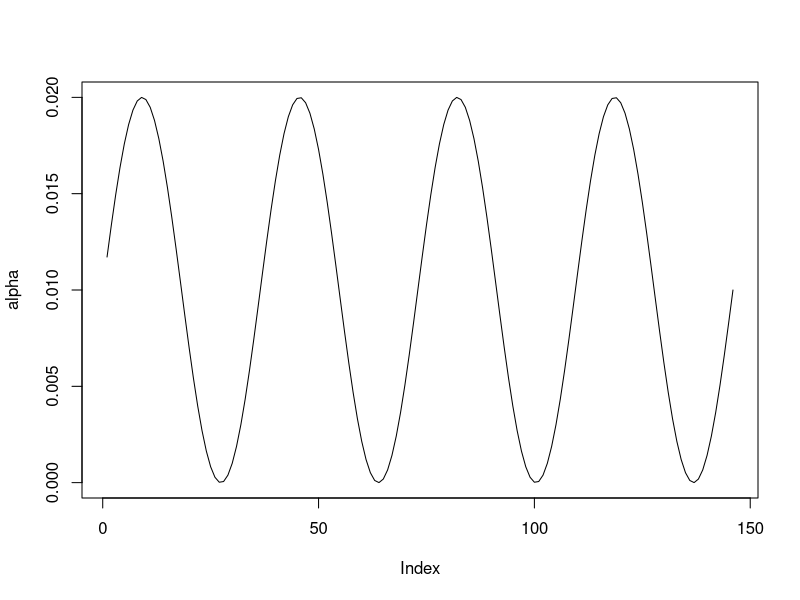
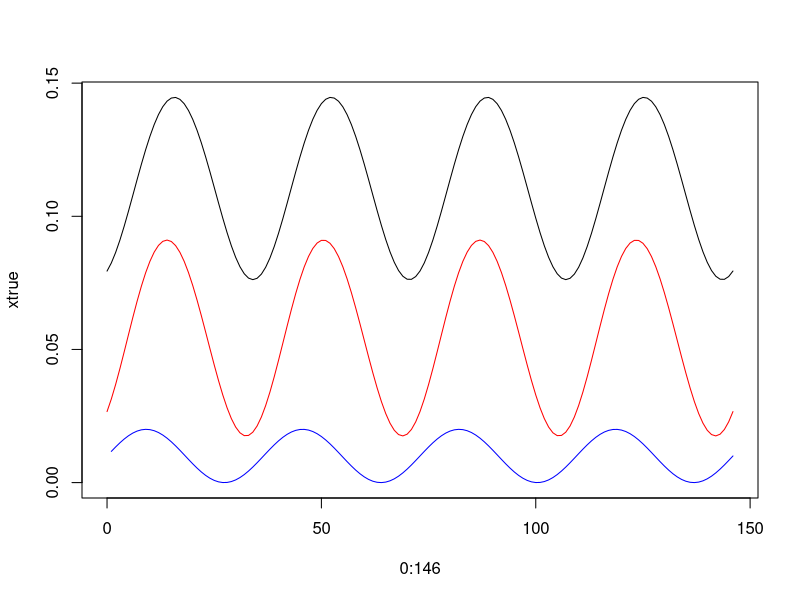
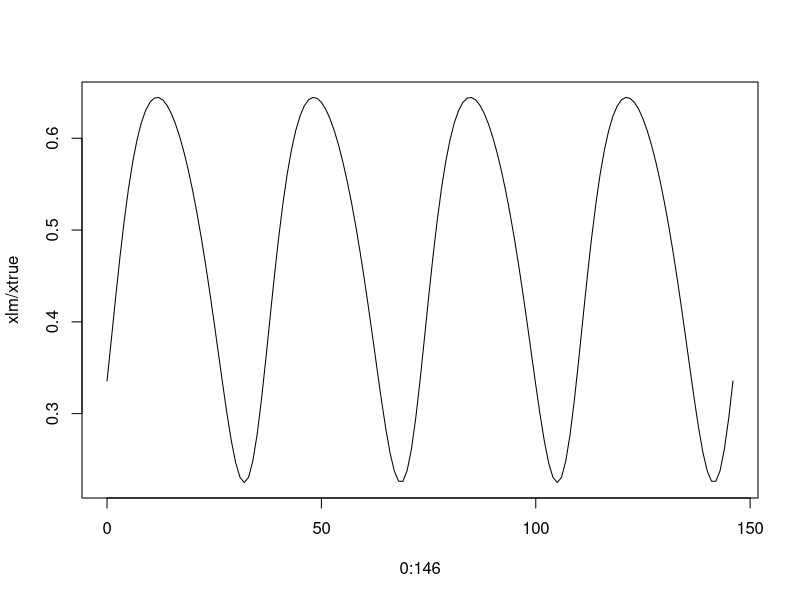
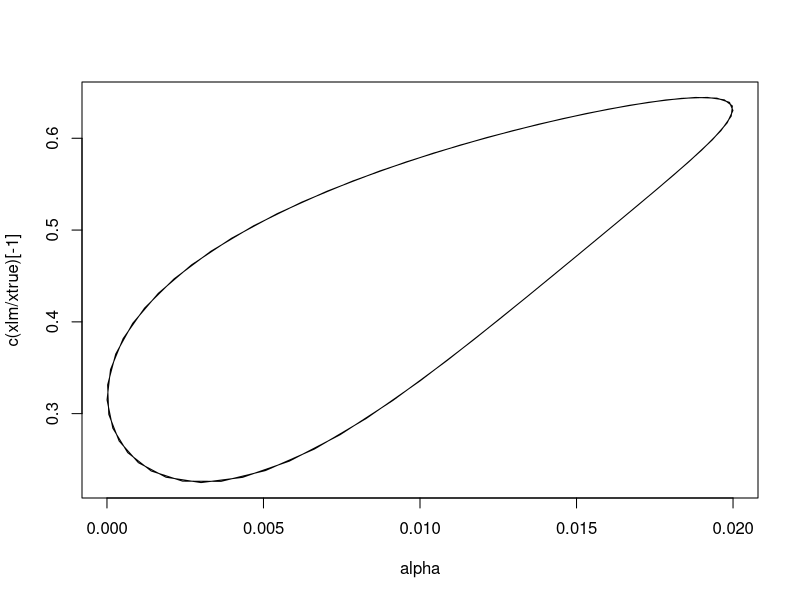

These figures' R source, in order:
## ---- chunk 1
require(Matrix)
## ---- chunk 2

## ---- chunk 3

makeParams_AoIten = function(
  nX = 21, 
  nP = 3,
  nr = 3,
  rho1 = 0.3,
  rho2 = 0.05,
  r = 1/200,
  pwr = 3,
  tau = 10
){list(nX=nX,nP=nP,nr=nr,r=r, rho1=rho1,rho2=rho2,pwr=pwr,tau=tau)} 

constructP_AoIten = function(alpha, par){ with(par,{
  eta = c(0,0, rho1, rho2*(c(nX:4)/nX)^pwr,0)
  s = c(alpha, rep(1, nr), rep(exp(-tau*r), nX-nr))*(1-eta)
  s = c(s,rep(1, nP))
  P = t(bandSparse(nX+nP+1, k=1)*s) 
  P[nX+2,1+0:nX] = eta
  P[nX+1, nX+1] = exp(-tau*r)
  P[1,] = 1-colSums(P)
  return(P)
})}
## ---- chunk 4
par = makeParams_AoIten()
constructP_AoIten(.01, par) -> Paoi
colSums(Paoi)
## ---- chunk 5
vecX0 = with(par,matrix(c(1, rep(0, nX+nP))), 1, nX+nP+1) 
## ---- chunk 6
#alpha = rbeta(146, 10*c(1+sin(2*pi*c(1:146)/36.5)), 100)/100
alpha = (1+sin(2*pi*c(1:146)/36.5))*0.01
plot(alpha, type="l")
## ---- chunk 7
X = vecX0
for(a in alpha){
  X = constructP_AoIten(a,par) %*% X 
}
Xt=X
for(a in alpha){
  X = constructP_AoIten(a,par) %*% X 
  Xt = cbind(Xt, X)
}
## ---- chunk 8
calDlm = with(par,matrix(c(0,0,c(nX:2)/(nX-1), rep(0,nP)),1,nX+nP+1))
calDtrue = with(par,matrix(c(0,0,rep(1, nX-1), rep(0,nP)),1,nX+nP+1))
## ---- chunk 9
xlm = calDlm %*% as.matrix(Xt)
xtrue = calDtrue %*% as.matrix(Xt)
plot(0:146, xtrue, type = "l", ylim =range(0,xtrue))
lines(0:146, xlm, col = "red")
lines(1:146, alpha, col = "blue") 
## ---- chunk 10
plot(0:146, xlm/xtrue, type ="l")
## ---- chunk 11
plot(alpha, c(xlm/xtrue)[-1], type = "l") 
